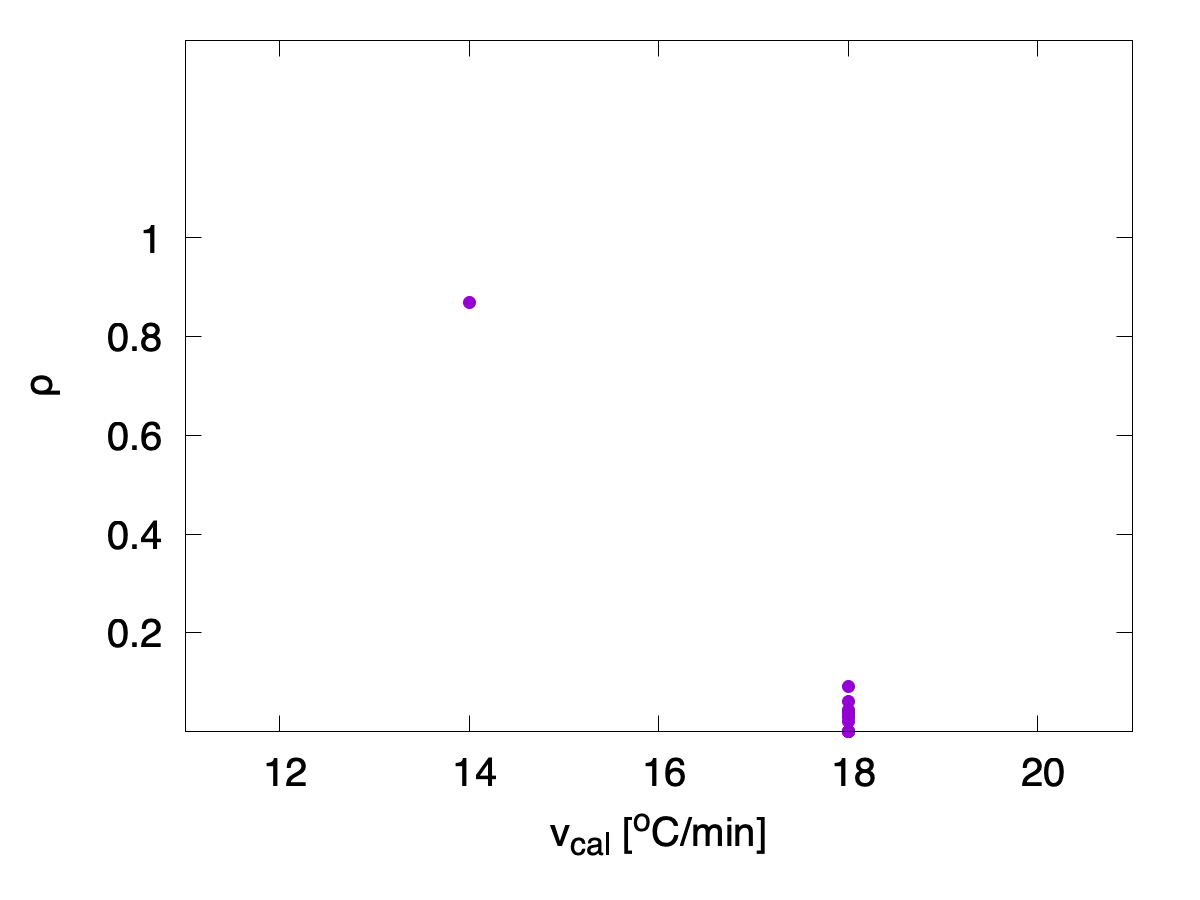

Here is the gnuplot script that generated this plot:
#!/usr/bin/gnuplot 

set term pngcairo size 1200, 900 font ",30"
set out "phd-vcal.png"
#set term svg
#set out "phd-tcal.svg"
#filename="../../db_final.sorted.tsv"
filename="../../db_final.tsv"
filename="../../gen.tsv"
filename="../../db_final.gen.tsv"
width=2
set xlabel "v_{cal} [^oC/min]"
set ylabel "{/Symbol r}"
set xrange [11:21]
set yrange [0:1.4]
set xtics 12,2
set ytics 0.2,0.2,1

set key font ",30"
plot filename u 12:5 pt 7 ps width notitle

#pause -1
